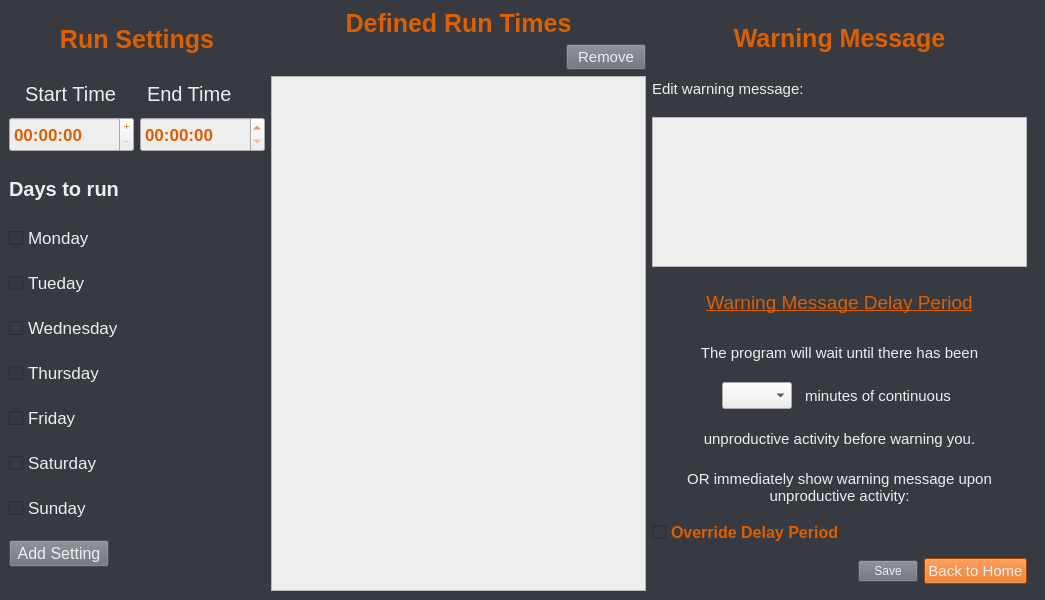
<?xml version="1.0" encoding="UTF-8"?>
<ui version="4.0">
 <class>Settings</class>
 <widget class="QMainWindow" name="Settings">
  <property name="geometry">
   <rect>
    <x>0</x>
    <y>0</y>
    <width>1045</width>
    <height>600</height>
   </rect>
  </property>
  <property name="sizePolicy">
   <sizepolicy hsizetype="Fixed" vsizetype="Fixed">
    <horstretch>0</horstretch>
    <verstretch>0</verstretch>
   </sizepolicy>
  </property>
  <property name="font">
   <font>
    <family>Segoe UI</family>
    <pointsize>10</pointsize>
   </font>
  </property>
  <property name="windowTitle">
   <string>MainWindow</string>
  </property>
  <property name="styleSheet">
   <string notr="true">QWidget{
	background-color: rgb(55, 58, 64);
}</string>
  </property>
  <widget class="QWidget" name="centralwidget">
   <property name="font">
    <font>
     <family>Segoe UI</family>
    </font>
   </property>
   <layout class="QHBoxLayout" name="horizontalLayout_8">
    <item>
     <layout class="QVBoxLayout" name="verticalLayout_2">
      <item>
       <widget class="QLabel" name="label_3">
        <property name="maximumSize">
         <size>
          <width>16777215</width>
          <height>35</height>
         </size>
        </property>
        <property name="font">
         <font>
          <family>Segoe UI</family>
          <pointsize>19</pointsize>
          <weight>75</weight>
          <bold>true</bold>
         </font>
        </property>
        <property name="styleSheet">
         <string notr="true">QLabel{
	color: rgb(220, 95, 0);
}</string>
        </property>
        <property name="text">
         <string>Run Settings</string>
        </property>
        <property name="alignment">
         <set>Qt::AlignCenter</set>
        </property>
       </widget>
      </item>
      <item>
       <layout class="QVBoxLayout" name="verticalLayout">
        <item>
         <layout class="QHBoxLayout" name="horizontalLayout">
          <item>
           <widget class="QLabel" name="label">
            <property name="maximumSize">
             <size>
              <width>100</width>
              <height>35</height>
             </size>
            </property>
            <property name="font">
             <font>
              <pointsize>15</pointsize>
             </font>
            </property>
            <property name="styleSheet">
             <string notr="true">QLabel{
	color: rgb(238, 238, 238);
}</string>
            </property>
            <property name="text">
             <string>Start Time</string>
            </property>
           </widget>
          </item>
          <item>
           <widget class="QLabel" name="label_2">
            <property name="maximumSize">
             <size>
              <width>100</width>
              <height>35</height>
             </size>
            </property>
            <property name="font">
             <font>
              <pointsize>15</pointsize>
             </font>
            </property>
            <property name="styleSheet">
             <string notr="true">QLabel{
	color: rgb(238, 238, 238);
}</string>
            </property>
            <property name="text">
             <string>End Time</string>
            </property>
           </widget>
          </item>
         </layout>
        </item>
        <item>
         <layout class="QHBoxLayout" name="horizontalLayout_2">
          <item>
           <widget class="QTimeEdit" name="Start">
            <property name="minimumSize">
             <size>
              <width>125</width>
              <height>35</height>
             </size>
            </property>
            <property name="maximumSize">
             <size>
              <width>60</width>
              <height>16777215</height>
             </size>
            </property>
            <property name="font">
             <font>
              <family>Segoe UI</family>
              <pointsize>13</pointsize>
              <weight>75</weight>
              <bold>true</bold>
             </font>
            </property>
            <property name="styleSheet">
             <string notr="true">QTimeEdit{
	background-color: rgb(238, 238, 238);
	
	color: rgb(220, 95, 0);
}</string>
            </property>
            <property name="buttonSymbols">
             <enum>QAbstractSpinBox::PlusMinus</enum>
            </property>
            <property name="accelerated">
             <bool>false</bool>
            </property>
            <property name="correctionMode">
             <enum>QAbstractSpinBox::CorrectToNearestValue</enum>
            </property>
           </widget>
          </item>
          <item>
           <widget class="QTimeEdit" name="End">
            <property name="minimumSize">
             <size>
              <width>125</width>
              <height>35</height>
             </size>
            </property>
            <property name="maximumSize">
             <size>
              <width>60</width>
              <height>16777215</height>
             </size>
            </property>
            <property name="font">
             <font>
              <family>Segoe UI</family>
              <pointsize>13</pointsize>
              <weight>75</weight>
              <bold>true</bold>
             </font>
            </property>
            <property name="styleSheet">
             <string notr="true">QTimeEdit{
	background-color: rgb(238, 238, 238);
	
	color: rgb(220, 95, 0);
}</string>
            </property>
           </widget>
          </item>
         </layout>
        </item>
       </layout>
      </item>
      <item>
       <widget class="QLabel" name="label_4">
        <property name="maximumSize">
         <size>
          <width>16777215</width>
          <height>35</height>
         </size>
        </property>
        <property name="font">
         <font>
          <family>Segoe UI</family>
          <pointsize>15</pointsize>
          <weight>75</weight>
          <bold>true</bold>
         </font>
        </property>
        <property name="styleSheet">
         <string notr="true">QLabel{
	color: rgb(238, 238, 238);
}</string>
        </property>
        <property name="text">
         <string>Days to run</string>
        </property>
       </widget>
      </item>
      <item>
       <widget class="QCheckBox" name="monday">
        <property name="font">
         <font>
          <family>Segoe UI</family>
          <pointsize>13</pointsize>
         </font>
        </property>
        <property name="styleSheet">
         <string notr="true">QCheckBox{
	
	color: rgb(238, 238, 238);
}</string>
        </property>
        <property name="text">
         <string>Monday</string>
        </property>
       </widget>
      </item>
      <item>
       <widget class="QCheckBox" name="tuesday">
        <property name="font">
         <font>
          <family>Segoe UI</family>
          <pointsize>13</pointsize>
         </font>
        </property>
        <property name="styleSheet">
         <string notr="true">QCheckBox{
	
	color: rgb(238, 238, 238);
}</string>
        </property>
        <property name="text">
         <string>Tueday</string>
        </property>
       </widget>
      </item>
      <item>
       <widget class="QCheckBox" name="wednesday">
        <property name="font">
         <font>
          <family>Segoe UI</family>
          <pointsize>13</pointsize>
         </font>
        </property>
        <property name="styleSheet">
         <string notr="true">QCheckBox{
	
	color: rgb(238, 238, 238);
}</string>
        </property>
        <property name="text">
         <string>Wednesday</string>
        </property>
       </widget>
      </item>
      <item>
       <widget class="QCheckBox" name="thursday">
        <property name="font">
         <font>
          <family>Segoe UI</family>
          <pointsize>13</pointsize>
         </font>
        </property>
        <property name="styleSheet">
         <string notr="true">QCheckBox{
	
	color: rgb(238, 238, 238);
}</string>
        </property>
        <property name="text">
         <string>Thursday</string>
        </property>
       </widget>
      </item>
      <item>
       <widget class="QCheckBox" name="friday">
        <property name="font">
         <font>
          <family>Segoe UI</family>
          <pointsize>13</pointsize>
         </font>
        </property>
        <property name="styleSheet">
         <string notr="true">QCheckBox{
	
	color: rgb(238, 238, 238);
}</string>
        </property>
        <property name="text">
         <string>Friday</string>
        </property>
       </widget>
      </item>
      <item>
       <widget class="QCheckBox" name="saturday">
        <property name="font">
         <font>
          <family>Segoe UI</family>
          <pointsize>13</pointsize>
         </font>
        </property>
        <property name="styleSheet">
         <string notr="true">QCheckBox{
	
	color: rgb(238, 238, 238);
}</string>
        </property>
        <property name="text">
         <string>Saturday</string>
        </property>
       </widget>
      </item>
      <item>
       <widget class="QCheckBox" name="sunday">
        <property name="font">
         <font>
          <family>Segoe UI</family>
          <pointsize>13</pointsize>
         </font>
        </property>
        <property name="styleSheet">
         <string notr="true">QCheckBox{
	
	color: rgb(238, 238, 238);
}</string>
        </property>
        <property name="text">
         <string>Sunday</string>
        </property>
       </widget>
      </item>
      <item>
       <widget class="QPushButton" name="AddTiming">
        <property name="maximumSize">
         <size>
          <width>100</width>
          <height>16777215</height>
         </size>
        </property>
        <property name="font">
         <font>
          <family>Segoe UI</family>
          <pointsize>12</pointsize>
          <weight>50</weight>
          <bold>false</bold>
         </font>
        </property>
        <property name="styleSheet">
         <string notr="true">QPushButton{
	color: rgb(238, 238, 238);

	background-color: rgb(104, 109, 118);
}</string>
        </property>
        <property name="text">
         <string>Add Setting</string>
        </property>
       </widget>
      </item>
     </layout>
    </item>
    <item>
     <layout class="QVBoxLayout" name="verticalLayout_3">
      <item>
       <widget class="QLabel" name="label_5">
        <property name="font">
         <font>
          <family>Segoe UI</family>
          <pointsize>19</pointsize>
          <weight>75</weight>
          <bold>true</bold>
         </font>
        </property>
        <property name="styleSheet">
         <string notr="true">QLabel{
	color: rgb(220, 95, 0);
}</string>
        </property>
        <property name="text">
         <string>Defined Run Times</string>
        </property>
        <property name="alignment">
         <set>Qt::AlignCenter</set>
        </property>
       </widget>
      </item>
      <item>
       <layout class="QHBoxLayout" name="horizontalLayout_3">
        <item>
         <spacer name="horizontalSpacer">
          <property name="orientation">
           <enum>Qt::Horizontal</enum>
          </property>
          <property name="sizeHint" stdset="0">
           <size>
            <width>40</width>
            <height>20</height>
           </size>
          </property>
         </spacer>
        </item>
        <item>
         <widget class="QPushButton" name="RemoveTiming">
          <property name="maximumSize">
           <size>
            <width>90</width>
            <height>16777215</height>
           </size>
          </property>
          <property name="font">
           <font>
            <family>Segoe UI</family>
            <pointsize>11</pointsize>
           </font>
          </property>
          <property name="styleSheet">
           <string notr="true">QPushButton{
	color: rgb(238, 238, 238);

	background-color: rgb(104, 109, 118);
}</string>
          </property>
          <property name="text">
           <string>Remove</string>
          </property>
         </widget>
        </item>
       </layout>
      </item>
      <item>
       <widget class="QListWidget" name="ExistingRunTimes">
        <property name="font">
         <font>
          <family>Segoe UI</family>
          <pointsize>12</pointsize>
          <weight>50</weight>
          <bold>false</bold>
         </font>
        </property>
        <property name="styleSheet">
         <string notr="true">QListWidget{
	background-color: rgb(238, 238, 238);
}</string>
        </property>
       </widget>
      </item>
     </layout>
    </item>
    <item>
     <layout class="QVBoxLayout" name="verticalLayout_4">
      <item>
       <widget class="QLabel" name="label_11">
        <property name="maximumSize">
         <size>
          <width>16777215</width>
          <height>45</height>
         </size>
        </property>
        <property name="font">
         <font>
          <family>Segoe UI</family>
          <pointsize>19</pointsize>
          <weight>75</weight>
          <bold>true</bold>
         </font>
        </property>
        <property name="styleSheet">
         <string notr="true">QLabel{
	color: rgb(220, 95, 0);
}</string>
        </property>
        <property name="text">
         <string>Warning Message</string>
        </property>
        <property name="alignment">
         <set>Qt::AlignCenter</set>
        </property>
        <property name="wordWrap">
         <bool>true</bool>
        </property>
       </widget>
      </item>
      <item>
       <widget class="QLabel" name="label_12">
        <property name="maximumSize">
         <size>
          <width>16777215</width>
          <height>30</height>
         </size>
        </property>
        <property name="font">
         <font>
          <pointsize>11</pointsize>
         </font>
        </property>
        <property name="styleSheet">
         <string notr="true">QLabel{
	color: rgb(238, 238, 238);
}</string>
        </property>
        <property name="text">
         <string>Edit warning message:</string>
        </property>
       </widget>
      </item>
      <item>
       <widget class="QTextEdit" name="Warning">
        <property name="maximumSize">
         <size>
          <width>16777215</width>
          <height>150</height>
         </size>
        </property>
        <property name="font">
         <font>
          <family>Segoe UI</family>
          <pointsize>10</pointsize>
         </font>
        </property>
        <property name="focusPolicy">
         <enum>Qt::ClickFocus</enum>
        </property>
        <property name="styleSheet">
         <string notr="true">QTextEdit{
	background-color: rgb(238, 238, 238);
	color: rgb(55, 58, 64);
}</string>
        </property>
        <property name="html">
         <string>&lt;!DOCTYPE HTML PUBLIC &quot;-//W3C//DTD HTML 4.0//EN&quot; &quot;http://www.w3.org/TR/REC-html40/strict.dtd&quot;&gt;
&lt;html&gt;&lt;head&gt;&lt;meta name=&quot;qrichtext&quot; content=&quot;1&quot; /&gt;&lt;style type=&quot;text/css&quot;&gt;
p, li { white-space: pre-wrap; }
&lt;/style&gt;&lt;/head&gt;&lt;body style=&quot; font-family:'Segoe UI'; font-size:10pt; font-weight:400; font-style:normal;&quot;&gt;
&lt;p style=&quot;-qt-paragraph-type:empty; margin-top:0px; margin-bottom:0px; margin-left:0px; margin-right:0px; -qt-block-indent:0; text-indent:0px;&quot;&gt;&lt;br /&gt;&lt;/p&gt;&lt;/body&gt;&lt;/html&gt;</string>
        </property>
       </widget>
      </item>
      <item>
       <widget class="QLabel" name="label_6">
        <property name="maximumSize">
         <size>
          <width>16777215</width>
          <height>45</height>
         </size>
        </property>
        <property name="font">
         <font>
          <family>Segoe UI</family>
          <pointsize>14</pointsize>
          <weight>50</weight>
          <bold>false</bold>
          <underline>true</underline>
         </font>
        </property>
        <property name="styleSheet">
         <string notr="true">QLabel{
	color: rgb(220, 95, 0);
}</string>
        </property>
        <property name="text">
         <string>Warning Message Delay Period</string>
        </property>
        <property name="alignment">
         <set>Qt::AlignCenter</set>
        </property>
        <property name="wordWrap">
         <bool>true</bool>
        </property>
       </widget>
      </item>
      <item>
       <widget class="QLabel" name="label_7">
        <property name="maximumSize">
         <size>
          <width>16777215</width>
          <height>30</height>
         </size>
        </property>
        <property name="font">
         <font>
          <family>Segoe UI</family>
          <pointsize>11</pointsize>
         </font>
        </property>
        <property name="styleSheet">
         <string notr="true">QLabel{
	color: rgb(238, 238, 238);
}</string>
        </property>
        <property name="text">
         <string>The program will wait until there has been</string>
        </property>
        <property name="alignment">
         <set>Qt::AlignCenter</set>
        </property>
        <property name="wordWrap">
         <bool>true</bool>
        </property>
       </widget>
      </item>
      <item>
       <layout class="QHBoxLayout" name="horizontalLayout_5">
        <item>
         <spacer name="horizontalSpacer_2">
          <property name="orientation">
           <enum>Qt::Horizontal</enum>
          </property>
          <property name="sizeHint" stdset="0">
           <size>
            <width>40</width>
            <height>20</height>
           </size>
          </property>
         </spacer>
        </item>
        <item>
         <widget class="QComboBox" name="Delay">
          <property name="maximumSize">
           <size>
            <width>70</width>
            <height>16777215</height>
           </size>
          </property>
          <property name="font">
           <font>
            <family>Segoe UI</family>
            <pointsize>12</pointsize>
            <weight>75</weight>
            <bold>true</bold>
           </font>
          </property>
          <property name="styleSheet">
           <string notr="true">QComboBox{
	background-color: rgb(238, 238, 238);
}</string>
          </property>
         </widget>
        </item>
        <item>
         <widget class="QLabel" name="label_8">
          <property name="minimumSize">
           <size>
            <width>160</width>
            <height>0</height>
           </size>
          </property>
          <property name="maximumSize">
           <size>
            <width>16777215</width>
            <height>30</height>
           </size>
          </property>
          <property name="font">
           <font>
            <family>Segoe UI</family>
            <pointsize>11</pointsize>
           </font>
          </property>
          <property name="styleSheet">
           <string notr="true">QLabel{
	color: rgb(238, 238, 238);
}</string>
          </property>
          <property name="text">
           <string>minutes of continuous</string>
          </property>
          <property name="alignment">
           <set>Qt::AlignCenter</set>
          </property>
          <property name="wordWrap">
           <bool>true</bool>
          </property>
         </widget>
        </item>
        <item>
         <spacer name="horizontalSpacer_3">
          <property name="orientation">
           <enum>Qt::Horizontal</enum>
          </property>
          <property name="sizeHint" stdset="0">
           <size>
            <width>40</width>
            <height>20</height>
           </size>
          </property>
         </spacer>
        </item>
       </layout>
      </item>
      <item>
       <widget class="QLabel" name="label_9">
        <property name="maximumSize">
         <size>
          <width>16777215</width>
          <height>30</height>
         </size>
        </property>
        <property name="font">
         <font>
          <family>Segoe UI</family>
          <pointsize>11</pointsize>
         </font>
        </property>
        <property name="styleSheet">
         <string notr="true">QLabel{
	color: rgb(238, 238, 238);
}</string>
        </property>
        <property name="text">
         <string>unproductive activity before warning you.</string>
        </property>
        <property name="alignment">
         <set>Qt::AlignCenter</set>
        </property>
        <property name="wordWrap">
         <bool>true</bool>
        </property>
       </widget>
      </item>
      <item>
       <widget class="QLabel" name="label_10">
        <property name="maximumSize">
         <size>
          <width>16777215</width>
          <height>40</height>
         </size>
        </property>
        <property name="font">
         <font>
          <family>Segoe UI</family>
          <pointsize>11</pointsize>
         </font>
        </property>
        <property name="styleSheet">
         <string notr="true">QLabel{
	color: rgb(238, 238, 238);
}</string>
        </property>
        <property name="text">
         <string>OR immediately show warning message upon unproductive activity:</string>
        </property>
        <property name="alignment">
         <set>Qt::AlignCenter</set>
        </property>
        <property name="wordWrap">
         <bool>true</bool>
        </property>
       </widget>
      </item>
      <item>
       <widget class="QCheckBox" name="OverrideDelay">
        <property name="font">
         <font>
          <family>Segoe UI</family>
          <pointsize>12</pointsize>
          <weight>75</weight>
          <bold>true</bold>
         </font>
        </property>
        <property name="styleSheet">
         <string notr="true">QCheckBox{
	
	color: rgb(220, 95, 0);
}</string>
        </property>
        <property name="text">
         <string>Override Delay Period</string>
        </property>
       </widget>
      </item>
      <item>
       <layout class="QHBoxLayout" name="horizontalLayout_7">
        <item>
         <spacer name="horizontalSpacer_4">
          <property name="orientation">
           <enum>Qt::Horizontal</enum>
          </property>
          <property name="sizeHint" stdset="0">
           <size>
            <width>40</width>
            <height>20</height>
           </size>
          </property>
         </spacer>
        </item>
        <item>
         <widget class="QPushButton" name="Save">
          <property name="maximumSize">
           <size>
            <width>60</width>
            <height>16777215</height>
           </size>
          </property>
          <property name="font">
           <font>
            <family>Segoe UI</family>
            <pointsize>9</pointsize>
           </font>
          </property>
          <property name="styleSheet">
           <string notr="true">QPushButton{
	color: rgb(238, 238, 238);

	background-color: rgb(104, 109, 118);
}</string>
          </property>
          <property name="text">
           <string>Save</string>
          </property>
         </widget>
        </item>
        <item>
         <widget class="QPushButton" name="BackHome">
          <property name="maximumSize">
           <size>
            <width>110</width>
            <height>16777215</height>
           </size>
          </property>
          <property name="font">
           <font>
            <family>Segoe UI</family>
            <pointsize>11</pointsize>
           </font>
          </property>
          <property name="styleSheet">
           <string notr="true">QPushButton{
	color: rgb(238, 238, 238);

	
	background-color: rgb(220, 95, 0);
}</string>
          </property>
          <property name="text">
           <string>Back to Home</string>
          </property>
         </widget>
        </item>
       </layout>
      </item>
     </layout>
    </item>
    <item>
     <widget class="QGroupBox" name="groupBox_2">
      <property name="styleSheet">
       <string notr="true">QGroupBox{
	border:none;
}</string>
      </property>
      <property name="title">
       <string/>
      </property>
     </widget>
    </item>
   </layout>
  </widget>
 </widget>
 <resources/>
 <connections/>
</ui>
